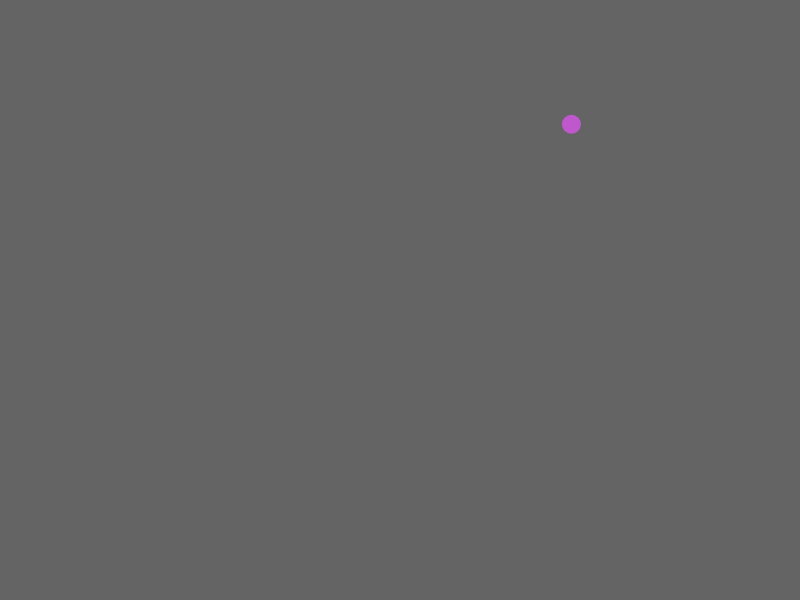
Frame 1 (no input)
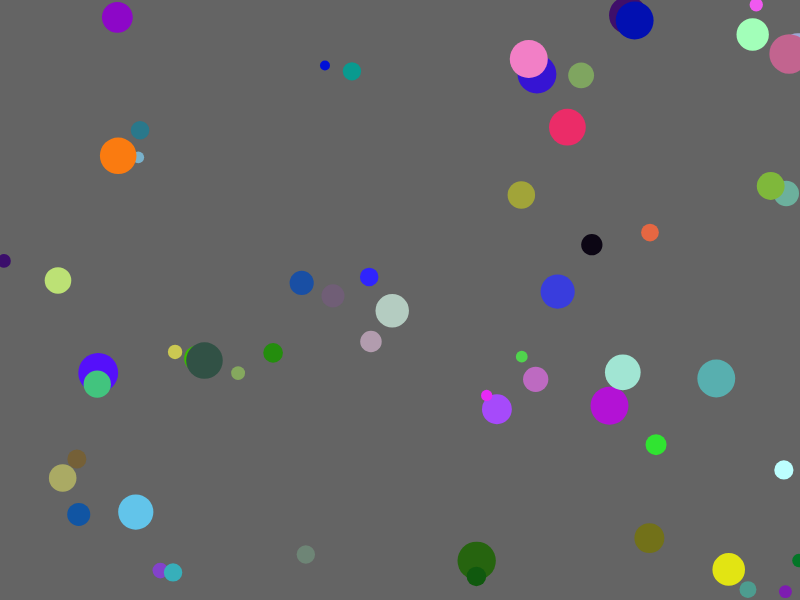
Frame 60 (no input)
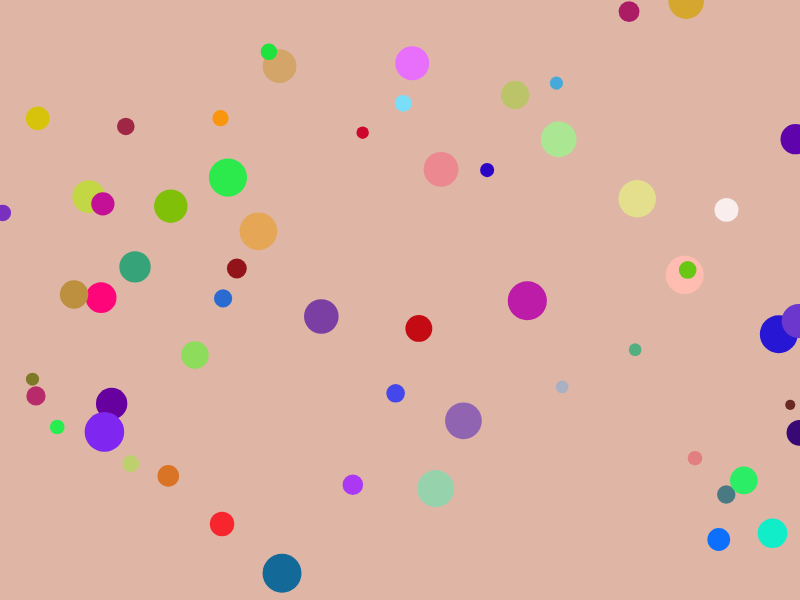
Frame 120 (the mouse pressed at the canvas centre since frame 60)

The p5.js sketch that drew these frames (run headless with seeded random() and noise() and a simulated clock; from frame 60 on, the mouse is pressed at the canvas centre):

// p5.js sketch
// ── sketch.js
function setup() {
  // put setup code here
var x;

createCanvas(800,600);


background(100);
}


function draw() {
  // put drawing code here

var x=random(0,width);
var y=random(0,height);
var r=random(0,255);
var g=random(0,255);
var b=random(0,255);
var s=random(10,40);
var o=random(0,100);
fill(r,g,b);
noStroke();
ellipse(x,y,s,s,o);

} 
function mousePressed(){
var r=random(0,255);
var g=random(0,255);
var b=random(0,255);
background(r,g,b);
}
